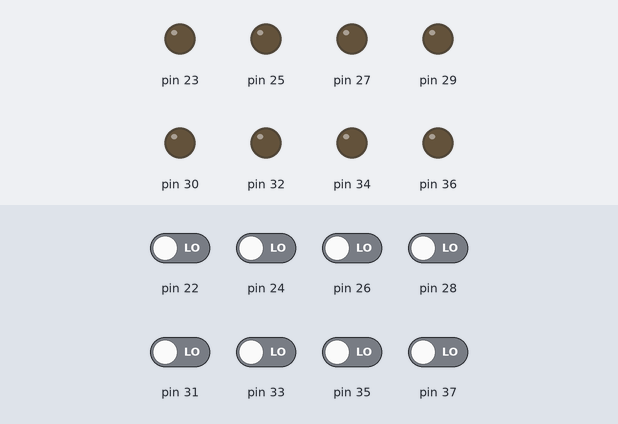
Recording of a sketch running on a simulated Arduino Mega 2560, built with avr-gcc and run on an emulated ATmega2560. On the bench: output pins drawn as LEDs (lit = HIGH). Inputs (shaded band) come from the test bench; at power-on: pin 22, pin 24, pin 26, pin 28, pin 31, pin 33, pin 35, pin 37 LOW.

Above: at 1.2 s.
1.3 s: pin 22 driven HIGH
At 1.8 s:
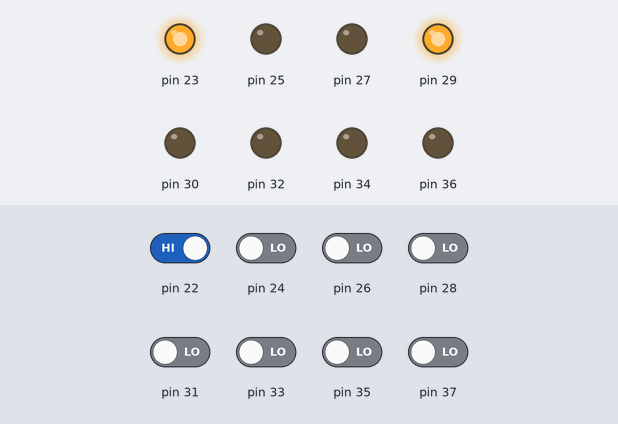
2.8 s: pin 24 driven HIGH
At 4.0 s:
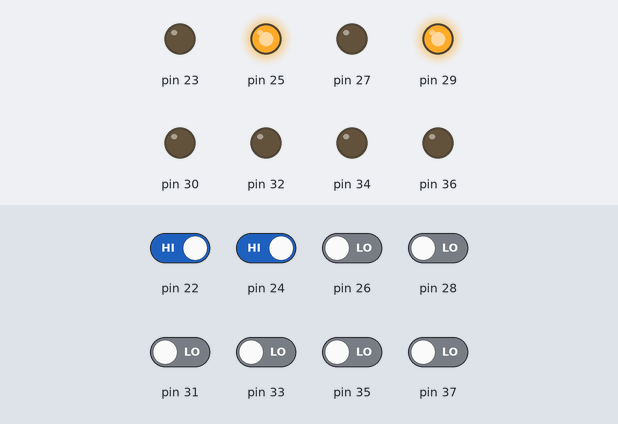
4.3 s: pin 26 driven HIGH
At 5.3 s:
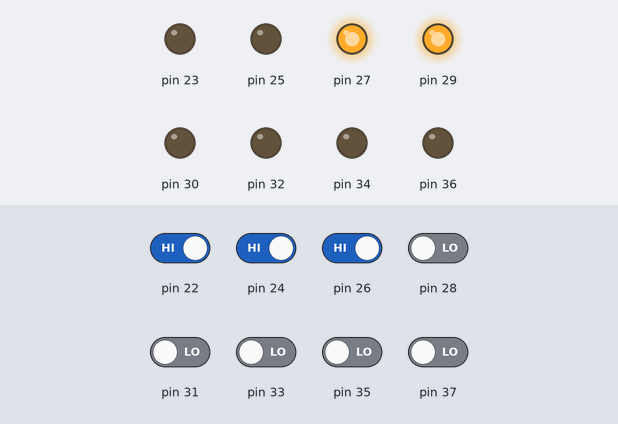
5.8 s: pin 31 driven HIGH
At 6.4 s:
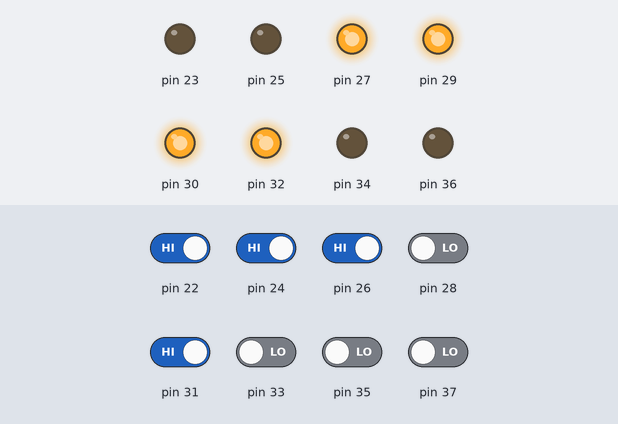
7.3 s: pin 28 driven HIGH
At 7.6 s:
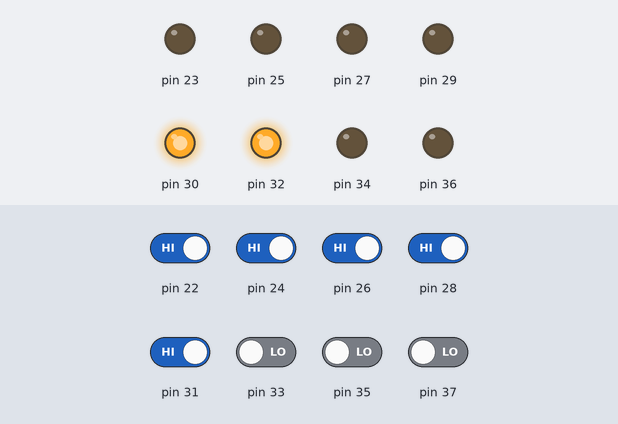
8.8 s: pin 33 driven HIGH
At 9.9 s:
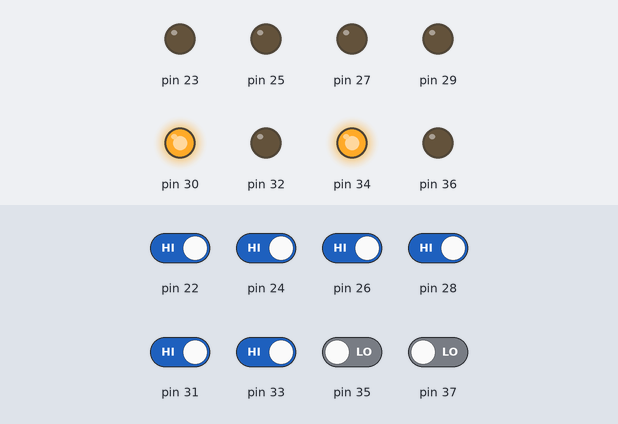
Timing chart, 0 to 11.3 s (numbered marks = the images above; inputs shaded):
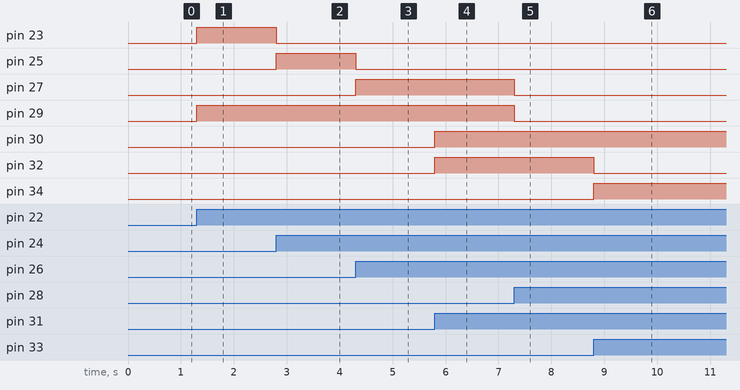

Measured:
- after the input at 1.3 s, pin 23, pin 29: LOW → HIGH at once
- after the input at 2.8 s, pin 23: HIGH → LOW at once; pin 25: LOW → HIGH at once
- after the input at 4.3 s, pin 25: HIGH → LOW at once; pin 27: LOW → HIGH at once
- after the input at 5.8 s, pin 30, pin 32: LOW → HIGH at once
- after the input at 7.3 s, pin 27, pin 29: HIGH → LOW at once
- after the input at 8.8 s, pin 32: HIGH → LOW at once; pin 34: LOW → HIGH at once

The sketch:

Q21.ino
```cpp
void setup()
{
  DDRA = 0xAA;
  PORTA = 0x55;
  DDRC = 0xAA;
  PORTC = 0x55;
}

void loop() {
  uint8_t swA = ~PINA & 0x55;
  uint8_t swC = ~PINC & 0x55;
  uint8_t ra = swA << 1;
  uint8_t la = (swA >> 1) | ((swA & 0x01) << 7);
  PORTA = (ra ^ la) & 0xAA;


  uint8_t rc = swC << 1;
  uint8_t lc = (swC >> 1) | ((swC & 0x01) << 7);
  PORTC = (rc ^ lc) & 0xAA;
}

 //| ((swC & 0x40) >> 5);
 //| ((swA & 0x40) >> 5)
```
